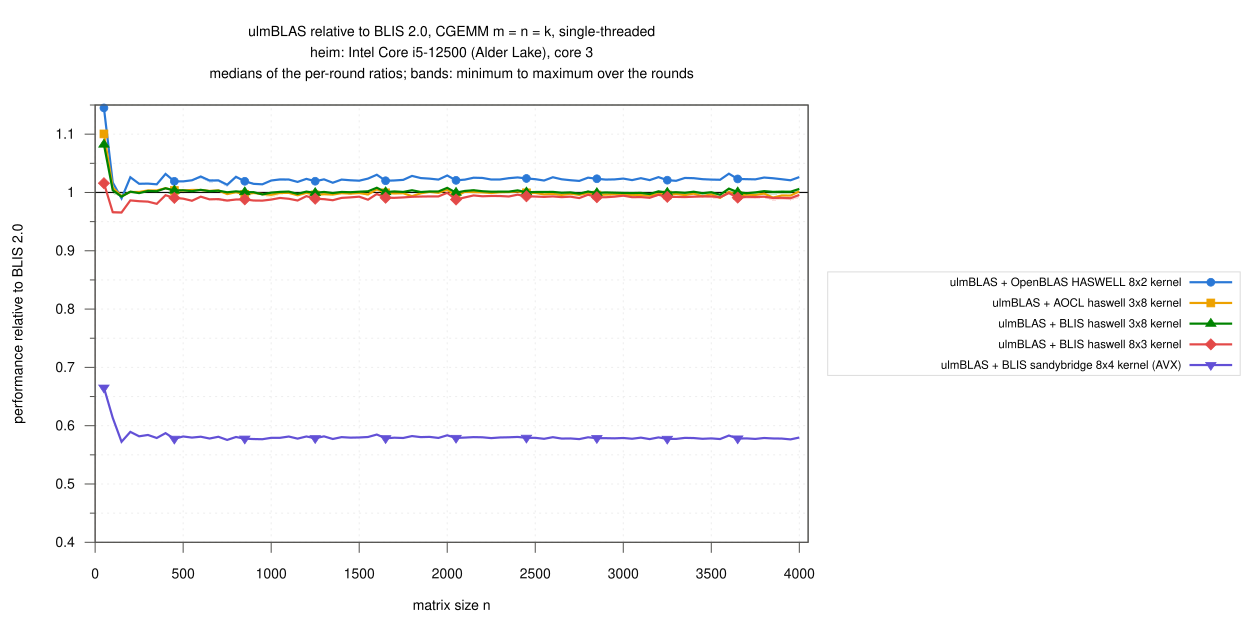

Source code (gnuplot):
load "_style.gp"
set terminal svg size 1250,620 dynamic enhanced font "Helvetica,14" background rgb "white"
set output "ratio_blis.svg"
set title "ulmBLAS relative to BLIS 2.0, CGEMM m = n = k, single-threaded\n".CPU."\nmedians of the per-round ratios; bands: minimum to maximum over the rounds" font ",14"
set xlabel "matrix size n"
set ylabel "performance relative to BLIS 2.0"
set xrange [0:4050]
set xtics 500
set yrange [0.4:1.15]
set ytics 0.1
set mytics 2
set grid mytics lc rgb "#ededed"
set key outside right center vertical font ",11.5" spacing 1.2 width 1 box lc rgb "#dcdcdc"
set arrow from 0,1 to 4050,1 nohead lc rgb "#0b0b0b" lw 1.2
plot for [i=1:5] D."ratios.csv" using "n":(column(V[i]."_over_blis_min")):(column(V[i]."_over_blis_max")) \
         with filledcurves fs transparent solid 0.18 noborder lc rgb C[i] notitle, \
     for [i=1:5] D."ratios.csv" using "n":V[i]."_over_blis" with linespoints \
         lc rgb C[i] lw 2.2 pt P[i] pi 8 ps 0.75 title T[i]
